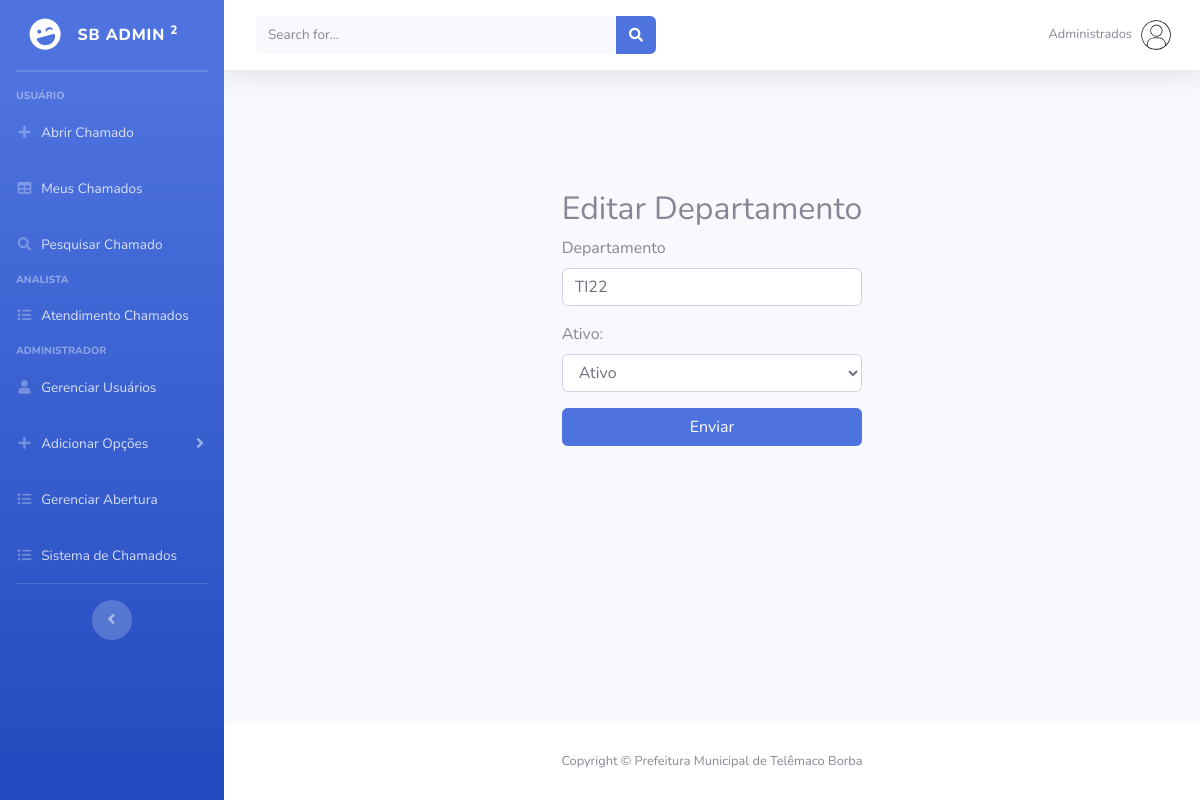
Before: /Frontend/verDepartamento.php?departamento_up=1 (signed in) with the older database file.
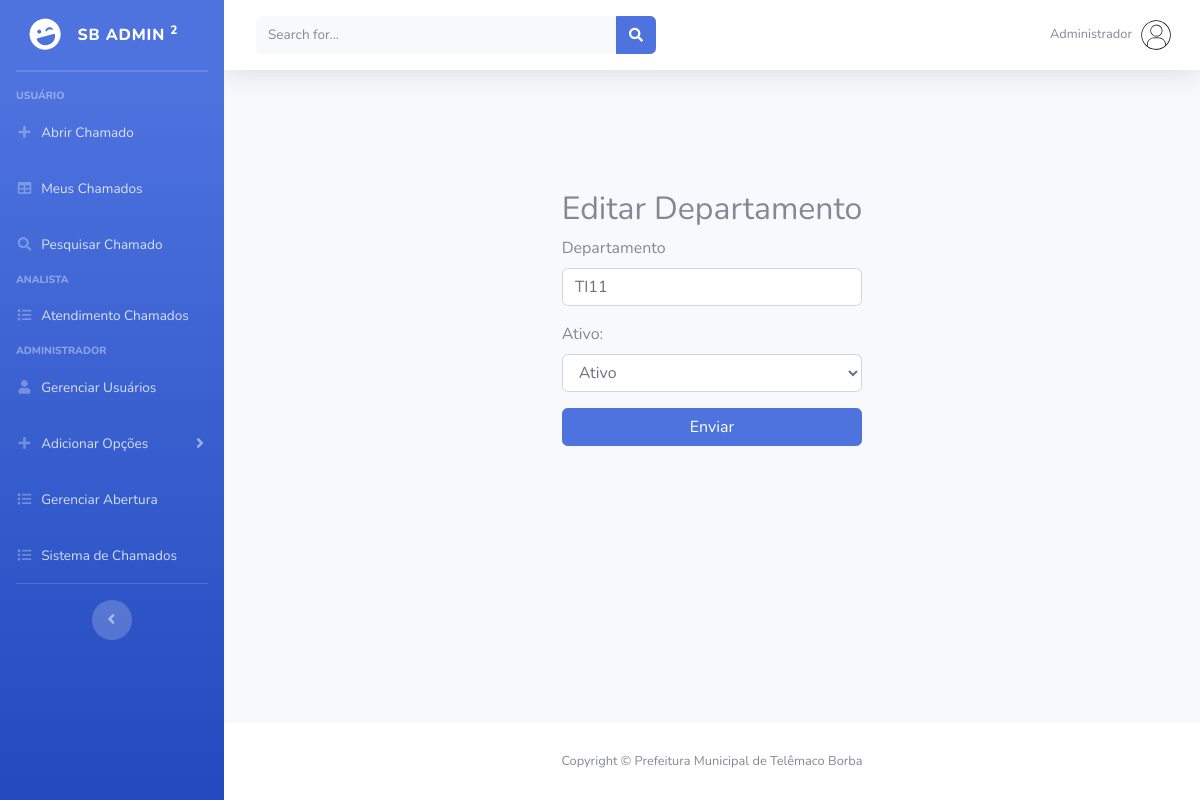
After: the same page with the newer database file.
### tables this page shows
CREATE TABLE IF NOT EXISTS `departamento` (
  `cod_departamento` int NOT NULL AUTO_INCREMENT,
  `nome_departamento` varchar(45) NOT NULL,
  `ativo` int NOT NULL,
  PRIMARY KEY (`cod_departamento`)
);

### Frontend/verDepartamento.php (the view, shortened to what this page needs)
<?php
    if(isset($_SESSION['usuario']) && is_array($_SESSION['usuario'])) {
        if($_SESSION['usuario'][1] == 2) {
            $nome_usuario = $_SESSION['usuario'][2];
        } else {
            header("location: ../index.php");
        }
    } else {
        header("location: ../index.php");
    }
    include '../Backend/conexao.php';
    $cod_departamento_up = $_GET['departamento_up'];
    $query = $conn->prepare("SELECT * FROM departamento WHERE cod_departamento = :cd");
    $query->bindValue(":cd",$cod_departamento_up);
    $query->execute();
    $resultado = $query->fetch(PDO::FETCH_ASSOC);
?>
<!DOCTYPE html>
<html lang="pt-br">
<head>
    <link href="vendor/fontawesome-free/css/all.min.css" rel="stylesheet" type="text/css">
    <link href="css/sb-admin-2.min.css" rel="stylesheet">
    <link href="vendor/datatables/dataTables.bootstrap4.min.css" rel="stylesheet">
</head>
<body id="page-top">
    <div id="wrapper">
        <?php include 'navbar.php'; ?>
        <div id="content-wrapper" class="d-flex flex-column">
            <div id="content">
                <?php include 'topbar.php'; ?>
                <div class="container-fluid">
                <div class="row justify-content-center align-items-center" style="margin-top: 120px;">
                    <div id="form1">
                        <form action="verDepartamento.php" method="POST">
                        <h2>Editar Departamento</h2>
                                <div class="form-group">
                                    <label for="ndepartamento">Departamento</label>
                                    <input type="text" class="form-control" placeholder="Departamento:" name="verdep" id="vd" value="<?php if(isset($resultado)) {echo $resultado['nome_departamento'];} ?>" required>
                                </div>
                                <div class="form-group">
                                    <label for="ativo">Ativo:</label><br>
                                    <select class="form-control" id="atv" name="ativo">
                                        <option value="1" <?php if($resultado['ativo'] == 1) {echo "selected";}?>>Ativo</option>
                                    </select>
                                </div>
                                <input type="submit" value="Enviar" class="btn btn-primary btn-block">
                            </form>
                        </div>
                    </div>
                </div>
            </div>
            <footer class="sticky-footer bg-white">
                <div class="container my-auto">
                    <div class="copyright text-center my-auto">
                        <span>Copyright &copy; Prefeitura Municipal de Telêmaco Borba</span>
                    </div>
                </div>
            </footer>
        </div>
    </div>
</body>
</html>

### Frontend/topbar.php (shortened to what this page needs)
<nav class="navbar navbar-expand navbar-light bg-white topbar mb-4 static-top shadow">
<form
    class="d-none d-sm-inline-block form-inline mr-auto ml-md-3 my-2 my-md-0 mw-100 navbar-search">
    <div class="input-group">
        <input type="text" class="form-control bg-light border-0 small" placeholder="Search for..."
            aria-label="Search" aria-describedby="basic-addon2">
        <div class="input-group-append">
            <button class="btn btn-primary" type="button">
                <i class="fas fa-search fa-sm"></i>
            </button>
        </div>
    </div>
</form>
<ul class="navbar-nav ml-auto">
        <li class="nav-item dropdown no-arrow">
        <a class="nav-link dropdown-toggle" href="#" id="userDropdown" role="button"
            data-toggle="dropdown" aria-haspopup="true" aria-expanded="false">
            <span class="mr-2 d-none d-lg-inline text-gray-600 small"><?php echo $nome_usuario; ?></span>
            <img class="img-profile rounded-circle"
                src="img/undraw_profile.svg">
        </a>
    </li>
</ul>
</nav>

Changed rows visible on the page:
changed departamento "Ativo": verdep "TI22" → "TI11"
Other visible differences:
$nome_usuario: "Administrados" → "Administrador"
